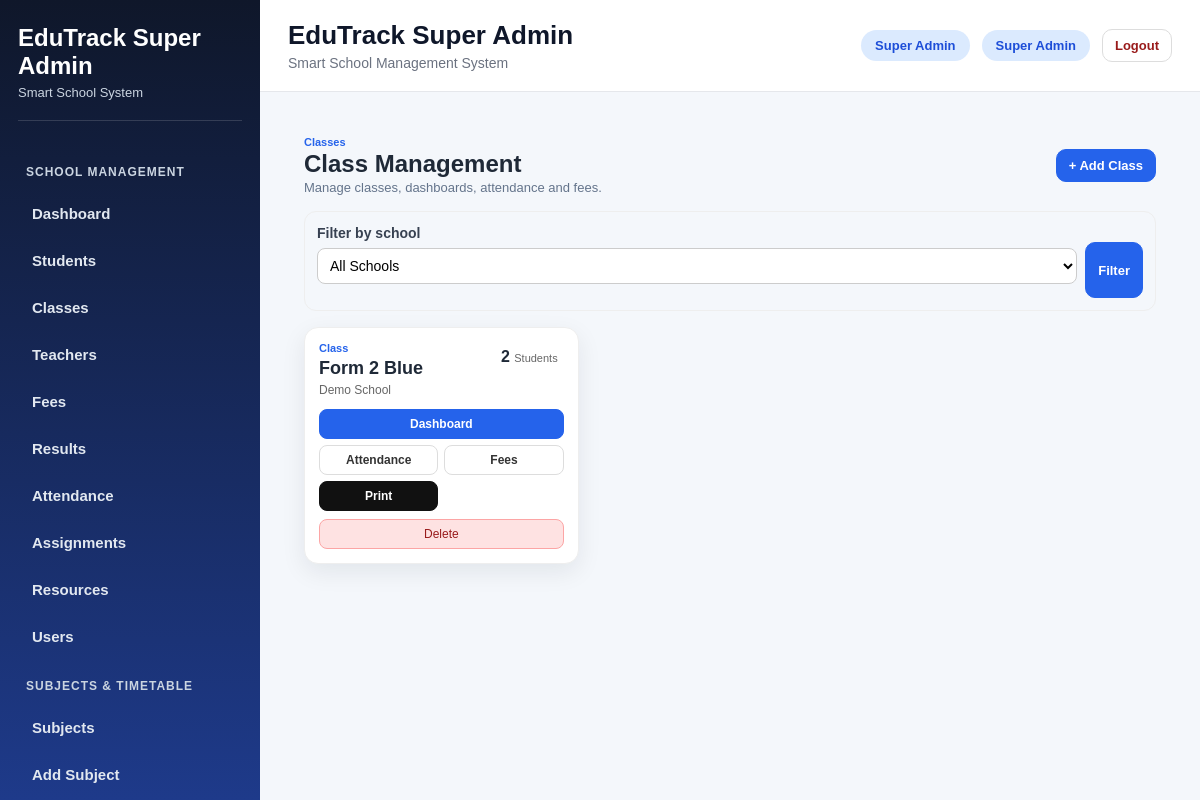
Page /classes (signed in) on the committed database.
### tables this page shows
CREATE TABLE school_classes (
                    id INTEGER PRIMARY KEY AUTOINCREMENT,
                    school_id INTEGER,
                    class_name TEXT, class_teacher_id INTEGER,
                    UNIQUE(school_id, class_name)
                );

### app.py (the view, shortened to what this page needs)
@app.route("/classes")
@login_required
@roles_required("school_admin", "super_admin", "teacher")
def classes():
    school_id = session.get("school_id")
    role = session.get("role")
    selected_school = request.args.get("school_id")
    if role == "super_admin":
        schools = fetch_all("SELECT * FROM schools ORDER BY school_name")
        query = """
            SELECT sc.id, sc.school_id, sc.class_name, s.school_name,
                   COUNT(st.id) AS total_students
            FROM school_classes sc
            LEFT JOIN schools s ON sc.school_id = s.id
            LEFT JOIN students st
                ON st.school_id = sc.school_id
                AND LOWER(TRIM(st.class_name)) = LOWER(TRIM(sc.class_name))
        """
        params = []
        if selected_school:
            query += " WHERE sc.school_id = ?"
            params.append(selected_school)
        query += """
            GROUP BY sc.id, sc.school_id, sc.class_name, s.school_name
            ORDER BY s.school_name, sc.class_name
        """
        class_rows = fetch_all(query, tuple(params))
        return render_template(
            "classes.html",
            classes=class_rows,
            schools=schools,
            selected_school=selected_school
        )

### app.py (called while the page is built, shortened)
def is_postgres():
    return os.environ.get("DATABASE_URL") is not None

def get_db():
    if is_postgres():
        return psycopg2.connect(
            os.environ.get("DATABASE_URL"),
            cursor_factory=RealDictCursor
        )
    conn = sqlite3.connect(DB_PATH)
    conn.row_factory = sqlite3.Row
    return conn

def convert_query(query: str) -> str:
    if is_postgres():
        return query.replace("?", "%s")
    return query

def fetch_all(query, params=()):
    conn = get_db()
    cursor = conn.cursor()
    cursor.execute(convert_query(query), params)
    rows = cursor.fetchall()
    conn.close()
    return rows

def login_required(f):
    @wraps(f)
    def wrapper(*args, **kwargs):
        if "user_id" not in session:
            flash("Please log in first.", "warning")
            return redirect(url_for("login"))
        school_id = session.get("school_id")
        role = session.get("role")
        return f(*args, **kwargs)
    return wrapper

def roles_required(*allowed_roles):
    def decorator(f):
        @wraps(f)
        def wrapper(*args, **kwargs):
            if "user_id" not in session:
                flash("Please log in first.", "warning")
                return redirect(url_for("login"))
            role = session.get("role")
            return f(*args, **kwargs)
        return wrapper
    return decorator

### templates/classes.html (shortened to what this page needs)
{% extends "base.html" %}
{% block content %}
<div class="classes-page">
  <div class="page-header">
    <div>
      <p class="eyebrow">Classes</p>
      <h1>Class Management</h1>
      <p class="muted">Manage classes, dashboards, attendance and fees.</p>
    </div>
    <div class="header-actions">
      <a href="{{ url_for('add_class') }}" class="btn primary">+ Add Class</a>
    </div>
  </div>
  {% if schools %}
  <div class="filter-card">
    <form method="GET" action="{{ url_for('classes') }}">
      <label>Filter by school</label>
      <div class="filter-row">
        <select name="school_id">
          <option value="">All Schools</option>
        </select>
        <button type="submit" class="btn primary">Filter</button>
      </div>
    </form>
  </div>
  {% endif %}
  <div class="class-grid">
    {% for c in classes %}
    <div class="class-card">
      <div class="class-top">
        <div>
          <p class="label">Class</p>
          <h2>{{ c.class_name }}</h2>
          {% if c.school_name %}
          <p class="school-name">{{ c.school_name }}</p>
          {% endif %}
        </div>
        <div class="student-count">
          <strong>{{ c.total_students or 0 }}</strong>
          <span>Students</span>
        </div>
      </div>
      <div class="class-actions">
        <a href="{{ url_for('class_students', class_name=c.class_name) }}" class="action-btn main">
          Dashboard
        </a>
        <a href="{{ url_for('attendance', class_name=c.class_name) }}" class="action-btn">
          Attendance
        </a>
        <a href="{{ url_for('add_fee', class_name=c.class_name) }}" class="action-btn">
          Fees
        </a>
        <a href="{{ url_for('print_class_list', class_name=c.class_name) }}" class="action-btn dark">
          Print
        </a>
      </div>
      {% if session.get("role") == "super_admin" %}
      <form method="POST"
            action="{{ url_for('delete_class', class_id=c.id) }}"
            onsubmit="return confirm('Delete this class?');">
        <button type="submit" class="delete-btn">Delete</button>
      </form>
      {% endif %}
    </div>
    {% else %}
    <div class="empty-card">
      <h2>No classes yet</h2>
      <p>Create your first class to get started.</p>
      <a href="{{ url_for('add_class') }}" class="btn primary">+ Add Class</a>
    </div>
    {% endfor %}
  </div>
</div>
{% endblock %}

### static/style.css (style rules this page uses)
* { margin: 0; padding: 0; box-sizing: border-box; }
body { font-family: Arial, sans-serif; background: #f4f7fb; color: #1f2937; }
a { text-decoration: none; }
.page-header { margin-bottom: 24px; }
.btn { display: inline-block; border: none; padding: 10px 16px; border-radius: 10px; font-weight: 700; cursor: pointer; transition: 0.2s ease; }
input, select, textarea { width: 100%; padding: 12px 14px; border: 1px solid #d1d5db; border-radius: 10px; font-size: 14px; background: white; margin-top: 6px; margin-bottom: 14px; }
label { font-weight: 700; color: #374151; font-size: 14px; }
.btn { border-radius: 10px; font-weight: 600; transition: 0.2s ease; }
.class-card { background: white; border-radius: 18px; padding: 22px; box-shadow: 0 8px 24px rgba(15, 23, 42, 0.08); border: 1px solid #e5e7eb; }
.page-header { display: flex; justify-content: space-between; align-items: center; margin-bottom: 20px; }
.page-header h1 { margin: 0; }
.btn { padding: 6px 12px; border-radius: 6px; font-size: 13px; text-decoration: none; border: none; cursor: pointer; }
.action-btn { border: none; padding: 7px 11px; border-radius: 8px; font-size: 13px; font-weight: 700; text-decoration: none; cursor: pointer; display: inline-block; }

### templates/classes.html (style rules this page uses)
.classes-page { padding: 16px; }
.page-header { display: flex; justify-content: space-between; align-items: center; margin-bottom: 16px; }
.eyebrow { font-size: 11px; color: #2563eb; font-weight: 700; }
.page-header h1 { font-size: 24px; margin: 2px 0; }
.muted { font-size: 13px; color: #64748b; }
.header-actions { display: flex; gap: 8px; }
.btn { padding: 8px 12px; font-size: 13px; border-radius: 10px; border: 1px solid #ddd; background: white; font-weight: 600; text-decoration: none; }
.btn.primary { background: #2563eb; color: white; border-color: #2563eb; }
.filter-card { padding: 12px; border: 1px solid #eee; border-radius: 12px; margin-bottom: 16px; }
.filter-row { display: flex; gap: 8px; }
.filter-row select { flex: 1; padding: 8px; border-radius: 8px; border: 1px solid #ccc; }
.class-grid { display: grid; grid-template-columns: repeat(3, 1fr); gap: 14px; }
.class-card { border: 1px solid #eee; border-radius: 14px; padding: 14px; background: white; }
.class-top { display: flex; justify-content: space-between; margin-bottom: 12px; }
.label { font-size: 11px; color: #2563eb; font-weight: 700; }
.class-card h2 { font-size: 18px; margin: 4px 0; }
.school-name { font-size: 12px; color: #666; }
.student-count { text-align: center; padding: 6px; }
.student-count strong { font-size: 16px; }
.student-count span { font-size: 11px; color: #666; }
.class-actions { display: grid; grid-template-columns: 1fr 1fr; gap: 6px; }
.action-btn { text-align: center; padding: 7px; font-size: 12px; border-radius: 8px; border: 1px solid #ddd; text-decoration: none; color: #333; }
.action-btn.main { grid-column: span 2; background: #2563eb; color: white; border-color: #2563eb; }
.action-btn.dark { background: #111; color: white; border-color: #111; }
.delete-btn { margin-top: 8px; width: 100%; padding: 7px; font-size: 12px; border-radius: 8px; border: 1px solid #fca5a5; background: #fee2e2; color: #991b1b; }

### rows in the picture
school_classes: class_name "Form 2 Blue", school_name "Demo School", total_students "2"

### other values in the picture
{{ session.get("school_name", "EduTrack") }} "EduTrack Super Admin"
{{ session.get('role', 'user')|replace('_', ' ')|title }} "Super Admin"
{{ session.get('full_name') }} "Super Admin"
